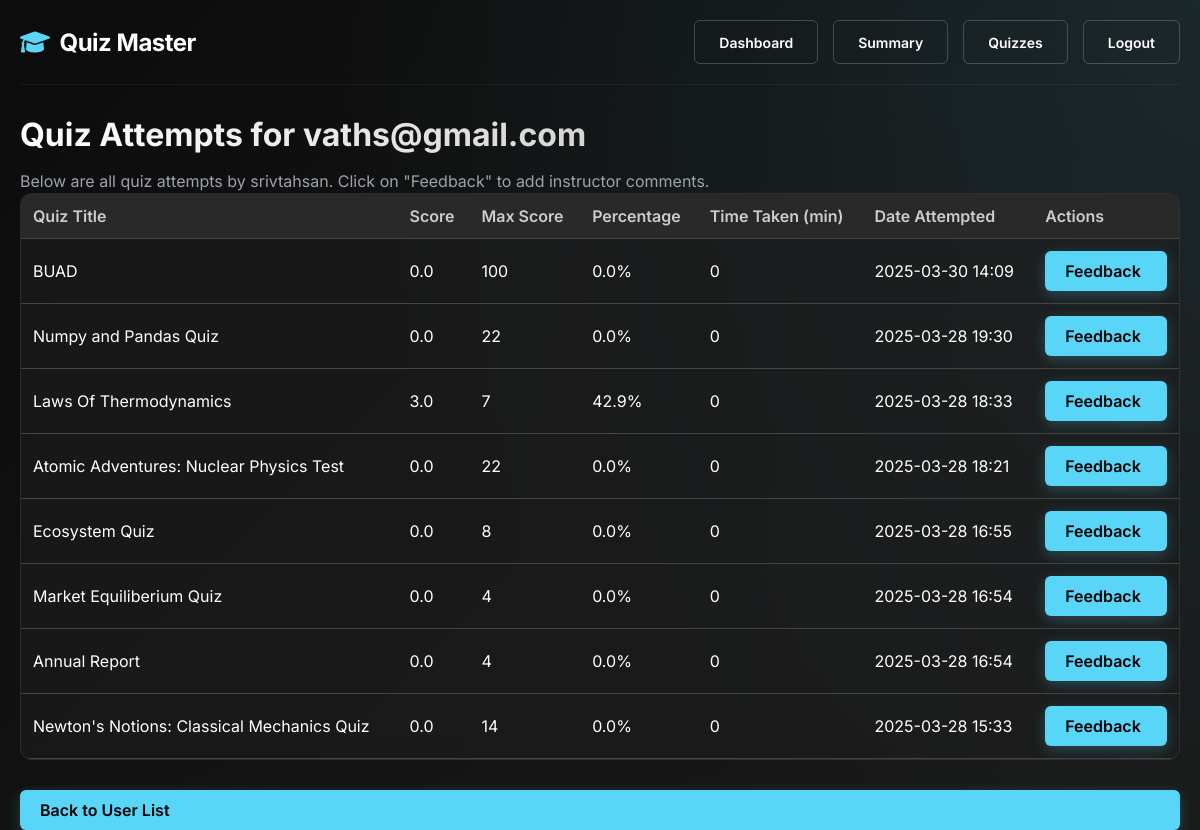
Screenshot of /admin/view_users?user_id=2 (signed in) with the database file from the repository.
### models.py (models this page shows, shortened)
class User(db.Model):
    __tablename__ = 'users'
    id = db.Column(db.Integer, primary_key=True)
    username = db.Column(db.String(50), unique=True, nullable=False, index=True)
    password = db.Column(db.String(100), nullable=False)
    full_name = db.Column(db.String(100))
    email = db.Column(db.String(120), unique=True)
    dob = db.Column(db.Date)
    contact_no = db.Column(db.String(15))
    role = db.Column(db.String(20), default="user")
    profile_image = db.Column(db.String(200))
    created_at = db.Column(db.DateTime, default=datetime.utcnow)
    last_login = db.Column(db.DateTime)
    is_active = db.Column(db.Boolean, default=True)
    scores = db.relationship('Score', backref='user', lazy='dynamic', cascade="all, delete-orphan")
    question_attempts = db.relationship('QuestionAttempt', backref='user', lazy='dynamic')
    comments_received = db.relationship('ScoreComment', backref='user',
                                        primaryjoin="User.id==Score.user_id",
                                        secondary="scores",
                                        viewonly=True)

class Quiz(db.Model):
    __tablename__ = 'quizzes'
    id = db.Column(db.Integer, primary_key=True)
    name = db.Column(db.String(120), nullable=False, index=True)
    chapter_id = db.Column(db.Integer, db.ForeignKey('chapters.id'), nullable=False)
    description = db.Column(db.Text)
    instructions = db.Column(db.Text)
    quiz_type = db.Column(db.String(20), default="assessment")
    passing_score = db.Column(db.Float, default=0.0)  # Minimum score to pass
    allow_retake = db.Column(db.Boolean, default=True)
    max_attempts = db.Column(db.Integer, default=1)  # 0 means unlimited
    show_answers = db.Column(db.Boolean, default=True)  # Show correct answers after quiz
    randomize_questions = db.Column(db.Boolean, default=False)
    date_of_quiz = db.Column(db.Date)
    time_duration = db.Column(db.Integer)  # Duration in minutes
    start_time = db.Column(db.DateTime, index=True)
    end_time = db.Column(db.DateTime, index=True)
    is_active = db.Column(db.Boolean, default=True)
    created_at = db.Column(db.DateTime, default=datetime.utcnow)
    created_by = db.Column(db.Integer, db.ForeignKey('users.id'))
    questions = db.relationship('Question', backref='quiz', cascade="all, delete-orphan", lazy=True)
    scores = db.relationship('Score', backref='quiz', cascade="all, delete-orphan", lazy=True)
    tags = db.relationship('QuizTag', backref='quiz', cascade="all, delete-orphan", lazy=True)
    creator = db.relationship('User', foreign_keys=[created_by], backref='created_quizzes')

class Score(db.Model):
    __tablename__ = 'scores'
    id = db.Column(db.Integer, primary_key=True)
    quiz_id = db.Column(db.Integer, db.ForeignKey('quizzes.id'), nullable=False)
    user_id = db.Column(db.Integer, db.ForeignKey('users.id'), nullable=False)
    total_scored = db.Column(db.Float, nullable=False, default=0.0)
    time_spent = db.Column(db.Integer, nullable=False, default=0)  # in seconds
    time_stamp_of_attempt = db.Column(db.DateTime, default=datetime.utcnow, index=True)
    completion_status = db.Column(db.String(20), default='Completed')  # Completed, Partial, Abandoned
    total_questions = db.Column(db.Integer, default=0)
    questions_answered = db.Column(db.Integer, default=0)
    questions_correct = db.Column(db.Integer, default=0)
    percentile = db.Column(db.Float)  # Calculated percentile compared to others
    ip_address = db.Column(db.String(45))  # For security logging
    attempt_number = db.Column(db.Integer, default=1)  # For tracking multiple attempts
    device_info = db.Column(db.String(200))  # User agent or device info
    question_attempts = db.relationship('QuestionAttempt', backref='score', cascade="all, delete-orphan", lazy=True)
    comments = db.relationship('ScoreComment', backref='score', cascade="all, delete-orphan", lazy=True)
    __table_args__ = (
        db.UniqueConstraint('quiz_id', 'user_id', 'attempt_number', name='_quiz_user_attempt_uc'),
    )

### routes.py (the view)
@app_routes.route("/admin/view_users")
def view_users():
    if session.get("role") != "admin":
        flash("Access denied! Admins only.", "danger")
        return redirect(url_for("app_routes.login"))
    user_id = request.args.get("user_id")
    if user_id:
        user = User.query.get(user_id)
        if not user:
            flash("User not found.", "danger")
            return redirect(url_for("app_routes.view_users"))
        attempts = Score.query.filter_by(user_id=user_id).order_by(Score.time_stamp_of_attempt.desc()).all()
        detailed_attempts = []
        for attempt in attempts:
            quiz = Quiz.query.get(attempt.quiz_id)
            if not quiz:
                continue
            questions = Question.query.filter_by(quiz_id=quiz.id).all()
            max_score = sum(q.marks for q in questions) if questions else 0
            percentage = (attempt.total_scored / max_score * 100) if max_score > 0 else 0
            detailed_attempts.append({
                'quiz_name': quiz.name,
                'score': attempt.total_scored,
                'max_score': max_score,
                'percentage': percentage,
                'time_spent': round(attempt.time_spent / 60, 1) if attempt.time_spent else 0,  # in minutes
                'date': attempt.time_stamp_of_attempt,
                'score_id': attempt.id
            })
        return render_template("view_users.html", user=user, attempts=detailed_attempts)
    else:
        users = User.query.all()
        return render_template("view_users.html", users=users)

### routes.py (called while the page is built)
@app_routes.context_processor
def inject_responsive_elements():
    is_mobile = request.user_agent.platform in ['android', 'iphone'] or \
                'mobile' in request.user_agent.string.lower()
    return {
        'is_mobile': is_mobile,
        'current_year': datetime.now().year
    }  # Fixed: Added missing closing brace

### templates/admin/view_users.html (shortened to what this page needs)
{% extends "base.html" %}
{% block content %}
<div class="page-header">
    {% if user %}
        <h1 class="page-title">Quiz Attempts for {{ user.username }}</h1>
        <p class="page-subtitle">Below are all quiz attempts by {{ user.full_name or user.username }}. Click on "Feedback" to add instructor comments.</p>
    {% else %}
        <h1 class="page-title">System Users</h1>
        <p class="page-subtitle">Select a user to view detailed quiz attempts and provide feedback.</p>
    {% endif %}
</div>
{% if user %}
    <div class="data-card">
        <div class="table-responsive">
            <table class="data-table">
                <thead>
                    <tr>
                        <th>Quiz Title</th>
                        <th>Score</th>
                        <th>Max Score</th>
                        <th>Percentage</th>
                        <th>Time Taken (min)</th>
                        <th>Date Attempted</th>
                        <th>Actions</th>
                    </tr>
                </thead>
                <tbody>
                    {% if attempts and attempts|length > 0 %}
                        {% for attempt in attempts %}
                        <tr>
                            <td>{{ attempt.quiz_name }}</td>
                            <td>{{ attempt.score }}</td>
                            <td>{{ attempt.max_score }}</td>
                            <td>{{ attempt.percentage|round(1) }}%</td>
                            <td>{{ attempt.time_spent }}</td>
                            <td class="date-cell">{{ attempt.date.strftime('%Y-%m-%d %H:%M') }}</td>
                            <td>
                                <a href="{{ url_for('app_routes.add_score_comment', score_id=attempt.score_id) }}" class="action-btn">Feedback</a>
                            </td>
                        </tr>
                        {% endfor %}
                    {% else %}
                        <tr>
                            <td colspan="7" class="empty-state">No quiz attempts found for this user.</td>
                        </tr>
                    {% endif %}
                </tbody>
            </table>
        </div>
    </div>
    <div>
        <a href="{{ url_for('app_routes.view_users') }}" class="action-btn">Back to User List</a>
    </div>
{% endif %}
{% endblock %}

### rows the page displays
User: username "vaths@gmail.com", full_name "srivtahsan"
Quiz: quiz_name "BUAD"
Score: score "0.0", date "2025-03-30 14:09"
Quiz: quiz_name "Numpy and Pandas Quiz"
Score: score "0.0", date "2025-03-28 19:30"
Quiz: quiz_name "Laws Of Thermodynamics"
Score: score "3.0", date "2025-03-28 18:33"
Quiz: quiz_name "Atomic Adventures: Nuclear Physics Test"
Score: score "0.0", date "2025-03-28 18:21"
Quiz: quiz_name "Ecosystem Quiz"
Score: score "0.0", date "2025-03-28 16:55"
Quiz: quiz_name "Market Equiliberium Quiz"
Score: score "0.0", date "2025-03-28 16:54"
Quiz: quiz_name "Annual Report"
Score: score "0.0", date "2025-03-28 16:54"
Quiz: quiz_name "Newton's Notions: Classical Mechanics Quiz"
Score: score "0.0", date "2025-03-28 15:33"

### other values shown
{{ attempt.max_score }} "100" "22" "7" "22" "8" "4" "4" "14"
{{ attempt.percentage|round(1) }} "0.0" "0.0" "42.9" "0.0" "0.0" "0.0" "0.0" "0.0"
{{ attempt.time_spent }} "0" "0" "0" "0" "0" "0" "0" "0"
